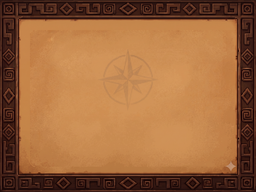
#> input picture EcuaTrials/gfx/bg_bottom.png, 256 x 192 px
$ python patch_perfect.py
#> lines starting #> are read from the running program, lines starting #| are printed output that depends on the picture
from PIL import Image

img = Image.open('gfx/bg_bottom.png').convert('RGB')
#> img is the input picture: PIL image 256x192 RGB; mean R, G, B 155.9, 102.8, 61.1

# The inner clean wood is between x=28 and x=80.
clean_wood = img.crop((28, 40, 78, 102)) # width 50, height 62
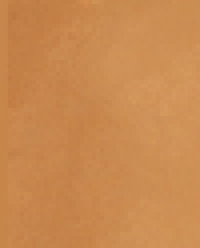
#> clean_wood: PIL image 50x62 RGB (shown 4 times larger); mean R, G, B 201.7, 138, 80.4

# The inner area to cover is from x=24 to x=232. Width = 208.
# Create a patch of width 208 and height 62.
patch = Image.new('RGB', (208, 62))
#> patch: PIL image 208x62 RGB; every value is 0
for x in range(0, 208, 50):
    patch.paste(clean_wood, (x, 0))
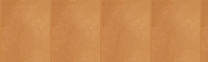
#> patch: PIL image 208x62 RGB; mean R, G, B 201.6, 137.7, 80.2

# Now paste the patch into the image
img.paste(patch, (24, 106))

img.save('gfx/bg_bottom.png')
